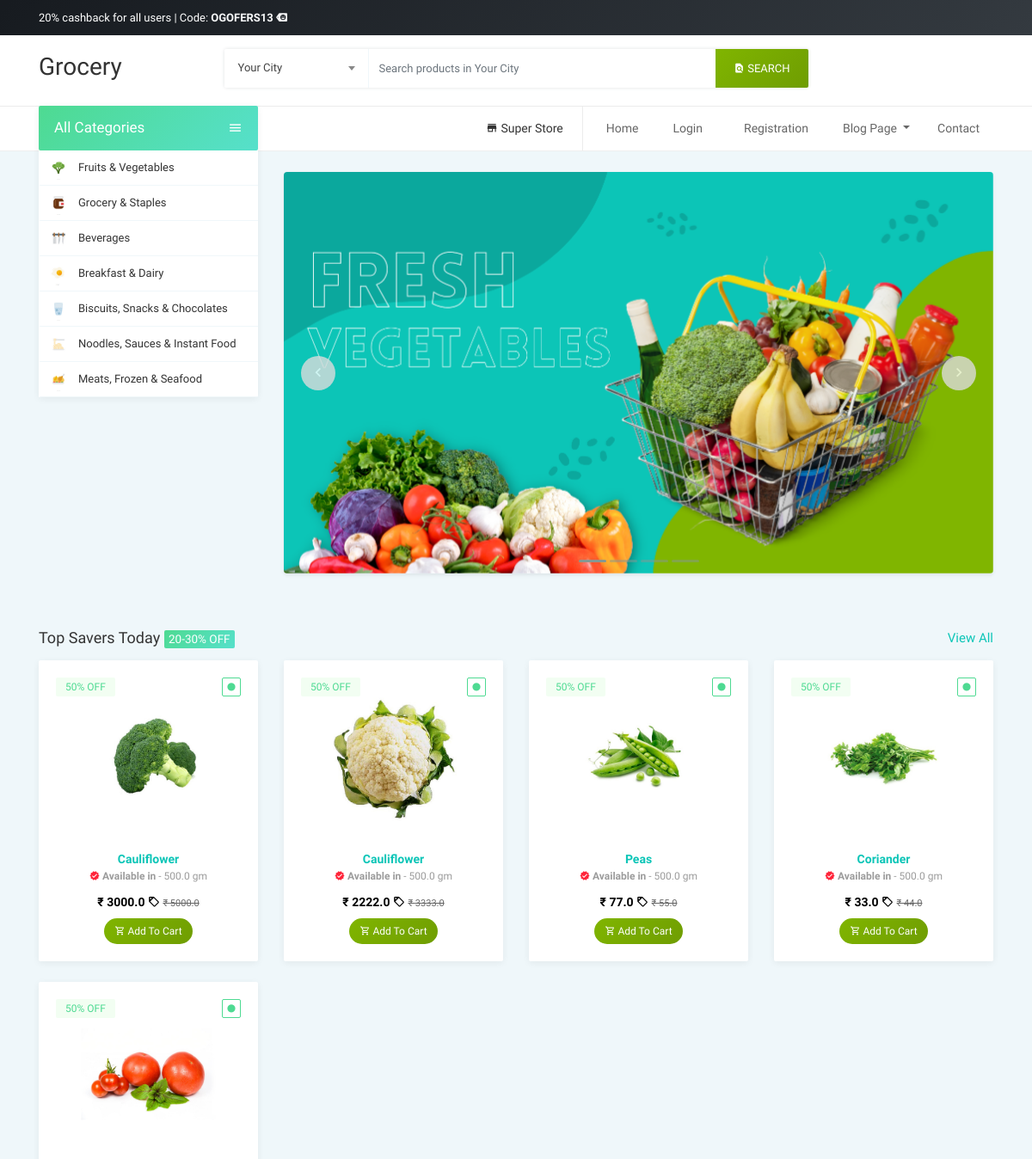
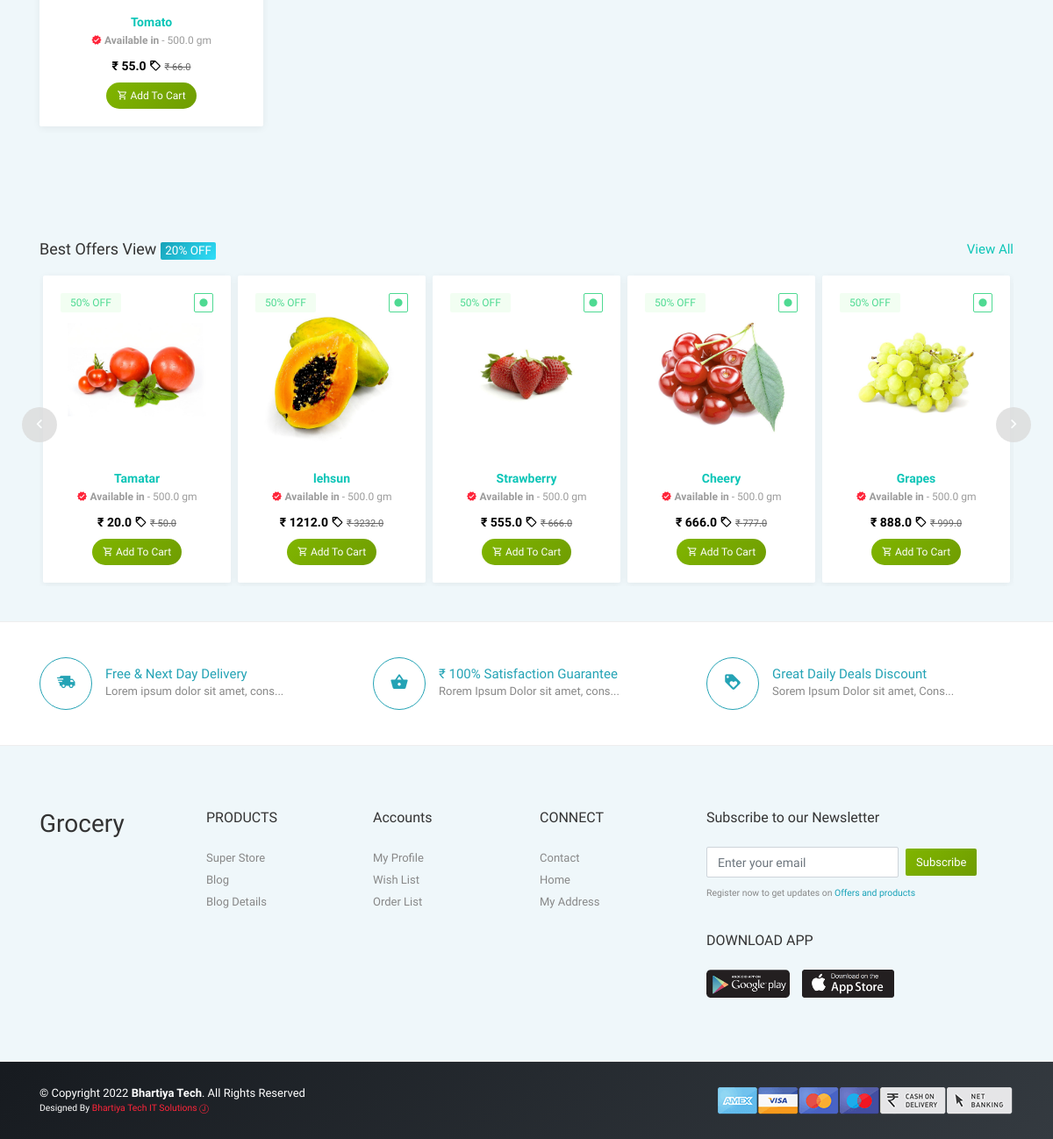
The page / on the database its author committed (2 pictures, top to bottom).
### ehome/models.py (models this page shows)
class Product(models.Model):
    product_title = models.CharField(max_length=100)
    selling_price = models.FloatField(null=True)
    discounted_price = models.FloatField(null=True)
    product_avail = models.FloatField(default=500,null=True)
    brand = models.CharField(max_length=100,null=True)
    product_desc = models.CharField(max_length=400,null=True)
    category = models.CharField(choices=category_choices, max_length=20,null=True)
    product_img = models.ImageField(blank=True, upload_to='static/productimg')

### ehome/views.py (the view)
# urls.py: path('',views.Productcategory.as_view(),name='home'),
class Productcategory(View):
    def get(self, request):
        Top_Savers_Today = Product.objects.filter(category='TSP')
        Best_Offer = Product.objects.filter(category='BO')
        return render(request, 'ehome/index.html', {'Top_Savers_Today':Top_Savers_Today,'Best_Offer':Best_Offer})

### templates/ehome/index.html (shortened to what this page needs)
{% extends 'Basefile/ehomebase.html' %} {% load static %}  {% block body %}
<section class="osahan-carousel-two border-top py-4">
  <div class="container">
    <div class="row">
      <div class="col-lg-3">
        <div class="category-list-sidebar">
          <div class="category-list-sidebar-header">
            <button
              class="btn btn-link badge-success"
              type="button"
              data-toggle="collapse"
              data-target="#collapseExample"
              aria-expanded="false"
              aria-controls="collapseExample"
            >
              All Categories <i class="mdi mdi-menu" aria-hidden="true"></i>
            </button>
          </div>
          <div class="collapse show" id="collapseExample">
            <div class="category-list-sidebar-body">
              <div class="item">
                <div class="sidebar-category-item">
                  <a href="{% url 'shop' %}">
                    <img
                      class="img-fluid"
                      src="/static/ehome/img/small/1.jpg"
                      alt=""
                    />
                    <h6>Fruits & Vegetables</h6>
                  </a>
                </div>
              </div>
              <div class="item">
                <div class="sidebar-category-item">
                  <a href="{% url 'shop' %}">
                    <img
                      class="img-fluid"
                      src="/static/ehome/img/small/2.jpg"
                      alt=""
                    />
                    <h6>Grocery & Staples</h6>
                  </a>
                </div>
              </div>
              <div class="item">
                <div class="sidebar-category-item">
                  <a href="{% url 'shop' %}">
                    <img
                      class="img-fluid"
                      src="/static/ehome/img/small/3.jpg"
                      alt=""
                    />
                    <h6>Beverages</h6>
                  </a>
                </div>
              </div>
              <div class="item">
                <div class="sidebar-category-item">
                  <a href="{% url 'shop' %}">
                    <img
                      class="img-fluid"
                      src="/static/ehome/img/small/8.jpg"
                      alt=""
                    />
                    <h6>Breakfast & Dairy</h6>
                  </a>
                </div>
              </div>
              <div class="item">
                <div class="sidebar-category-item">
                  <a href="{% url 'shop' %}">
                    <img
                      class="img-fluid"
                      src="/static/ehome/img/small/9.jpg"
                      alt=""
                    />
                    <h6>Biscuits, Snacks & Chocolates</h6>
                  </a>
                </div>
              </div>
              <div class="item">
                <div class="sidebar-category-item">
                  <a href="{% url 'shop' %}">
                    <img
                      class="img-fluid"
                      src="/static/ehome/img/small/10.jpg"
                      alt=""
                    />
                    <h6>Noodles, Sauces & Instant Food</h6>
                  </a>
                </div>
              </div>
              <div class="item">
                <div class="sidebar-category-item">
                  <a href="{% url 'shop' %}">
                    <img
                      class="img-fluid"
                      src="/static/ehome/img/small/12.jpg"
                      alt=""
                    />
                    <h6>Meats, Frozen & Seafood</h6>
                  </a>
                </div>
              </div>
            </div>
          </div>
        </div>
      </div>
      <div class="col-lg-9">
        <div class="carousel-slider-main text-center">
          <div
            class="owl-carousel owl-carousel-slider rounded overflow-hidden shadow-sm"
          >
            <div class="item">
              <a href="{% url 'shop' %}"
                ><img
                  class="img-fluid"
                  src="/static/ehome/img/slider/1.png"
                  alt="First slide"
              /></a>
            </div>
          </div>
        </div>
      </div>
    </div>
  </div>
</section>
<section class="product-items-slider section-padding">
  <div class="container">
    <div class="section-header">
      <h5 class="heading-design-h5">
        Top Savers Today <span class="badge badge-success">20-30% OFF</span>
        <a class="float-right text-secondary" href="{% url 'shop' %}"
          >View All</a
        >
      </h5>
    </div>
    <div class="row">
      {% for t in Top_Savers_Today %}
      <div class="col-md-3 col-xs-12 mb-4">
        <div class="product">
          <a href="{% url 'productdetail' t.id %}">
            <div class="product-header">
              <span class="badge badge-success">50% OFF</span>
              <img class="img-fluid" src="{{t.product_img.url}}" alt="" />
              <span class="veg text-success mdi mdi-circle"></span>
            </div>
            <div class="product-body">
              <h5>{{t.product_title}}</h5>
              <h6>
                <strong
                  ><span class="mdi mdi-approval"></span> Available in</strong
                >
                - {{t.product_avail}} gm
              </h6>
            </div>
            <div class="product-footer">
              <p class="offer-price mb-0">
                &#8377; {{t.discounted_price}}
                <i class="mdi mdi-tag-outline"></i>
                <span class="regular-price">&#8377; {{t.selling_price}}</span>
              </p>
              <button type="button" class="btn btn-secondary btn-sm">
                <i class="mdi mdi-cart-outline"></i> Add To Cart
              </button>
            </div>
          </a>
        </div>
      </div>
      {% endfor %}
    </div>
  </div>
</section>
<section class="offer-product">
  <div class="container">
    <div class="row no-gutters">
      <div class="col-md-6">
      </div>
      <div class="col-md-6">
      </div>
    </div>
  </div>
</section>
<section class="product-items-slider section-padding">
  <div class="container">
    <div class="section-header">
      <h5 class="heading-design-h5">
        Best Offers View <span class="badge badge-info">20% OFF</span>
        <a class="float-right text-secondary" href="{% url 'shop' %}"
          >View All</a
        >
      </h5>
    </div>
    <div class="owl-carousel owl-carousel-featured">
      {% for b in Best_Offer %}
      <div class="item">
        <div class="product">
          <a href="{% url 'productdetail' b.id %}">
            <div class="product-header">
              <span class="badge badge-success">50% OFF</span>
              <img class="img-fluid" src="{{b.product_img.url}}" alt="" />
              <span class="veg text-success mdi mdi-circle"></span>
            </div>
            <div class="product-body">
              <h5>{{ b.product_title }}</h5>
              <h6>
                <strong
                  ><span class="mdi mdi-approval"></span> Available in</strong
                >
                - {{ b.product_avail }} gm
              </h6>
            </div>
            <div class="product-footer">
              <p class="offer-price mb-0">
                &#8377; {{ b.discounted_price }}
                <i class="mdi mdi-tag-outline"></i>
                <span class="regular-price">&#8377; {{ b.selling_price }}</span>
              </p>
              <button type="button" class="btn btn-secondary btn-sm">
                <i class="mdi mdi-cart-outline"></i> Add To Cart
              </button>
            </div>
          </a>
        </div>
      </div>
      {% endfor %}
    </div>
  </div>
</section>
<section class="section-padding bg-white border-top">
  <div class="container">
    <div class="row">
      <div class="col-lg-4 col-sm-6">
        <div class="feature-box">
          <i class="mdi mdi-truck-fast"></i>
          <h6>Free & Next Day Delivery</h6>
          <p>Lorem ipsum dolor sit amet, cons...</p>
        </div>
      </div>
      <div class="col-lg-4 col-sm-6">
        <div class="feature-box">
          <i class="mdi mdi-basket"></i>
          <h6>&#8377; 100% Satisfaction Guarantee</h6>
          <p>Rorem Ipsum Dolor sit amet, cons...</p>
        </div>
      </div>
      <div class="col-lg-4 col-sm-6">
        <div class="feature-box">
          <i class="mdi mdi-tag-heart"></i>
          <h6>Great Daily Deals Discount</h6>
          <p>Sorem Ipsum Dolor sit amet, Cons...</p>
        </div>
      </div>
    </div>
  </div>
</section>
{% endblock %}

### rows shown on the page
Product: product_img (picture), product_title "Cauliflower", product_avail "500.0", discounted_price "3000.0", selling_price "5000.0"
Product: product_img (picture), product_title "Cauliflower", product_avail "500.0", discounted_price "2222.0", selling_price "3333.0"
Product: product_img (picture), product_title "Peas", product_avail "500.0", discounted_price "77.0", selling_price "55.0"
Product: product_img (picture), product_title "Coriander", product_avail "500.0", discounted_price "33.0", selling_price "44.0"
Product: product_img (picture), product_title "Tomato", product_avail "500.0", discounted_price "55.0", selling_price "66.0"
Product: product_img (picture), product_title "Tamatar", product_avail "500.0", discounted_price "20.0", selling_price "50.0"
Product: product_img (picture), product_title "lehsun", product_avail "500.0", discounted_price "1212.0", selling_price "3232.0"
Product: product_img (picture), product_title "Strawberry", product_avail "500.0", discounted_price "555.0", selling_price "666.0"
Product: product_img (picture), product_title "Cheery", product_avail "500.0", discounted_price "666.0", selling_price "777.0"
Product: product_img (picture), product_title "Grapes", product_avail "500.0", discounted_price "888.0", selling_price "999.0"
